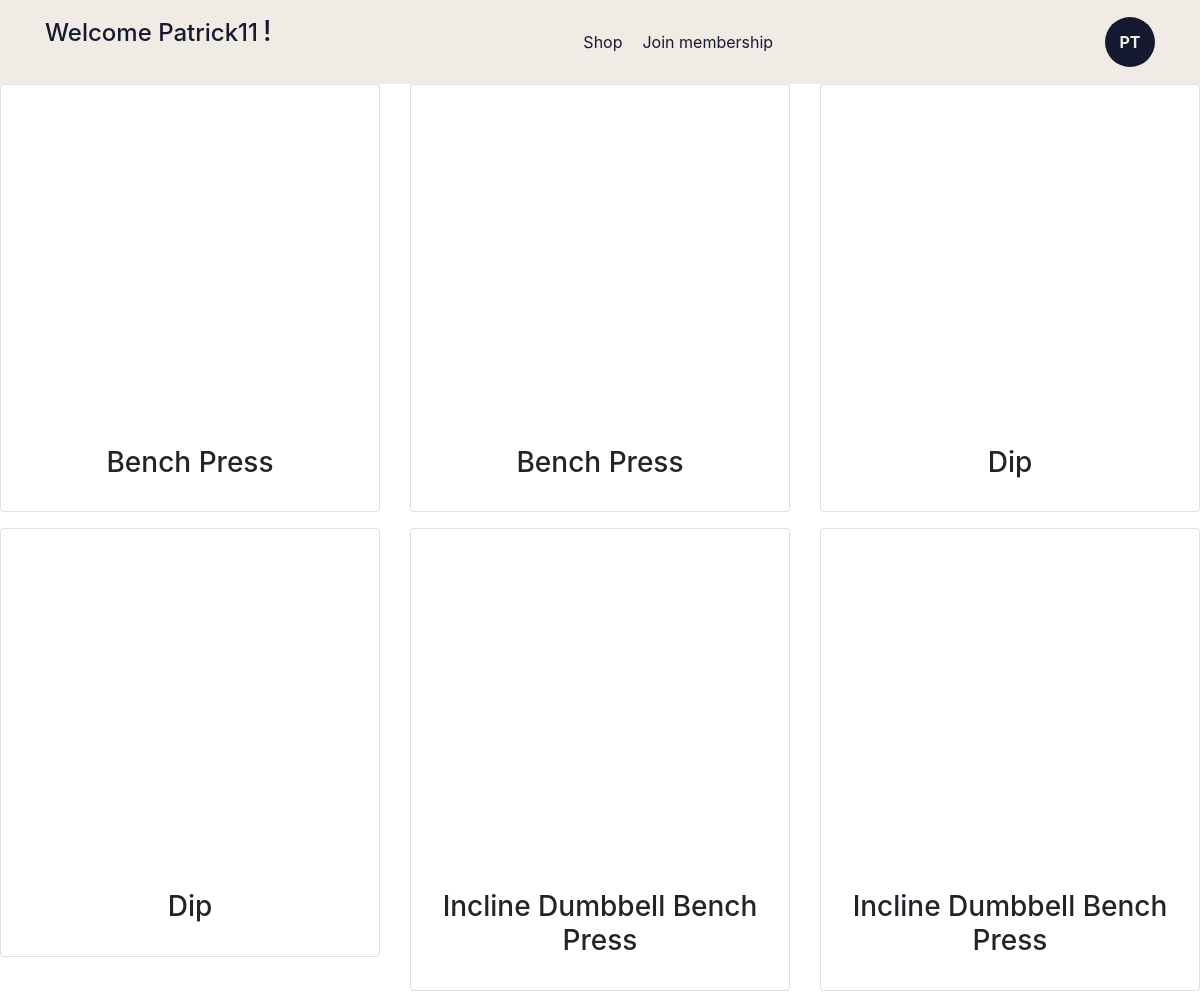
The app's page /User/new_home_screen.php (signed in) with its own data.
### tables this page shows
CREATE TABLE `user_info` (
  `userID` int(11) NOT NULL,
  `fname` varchar(100) NOT NULL,
  `lname` varchar(100) NOT NULL,
  `sex` varchar(50) NOT NULL,
  `birthdate` date NOT NULL,
  `address` varchar(255) NOT NULL,
  `phoneNumber` varchar(50) NOT NULL,
  `username` varchar(255) NOT NULL,
  `password` varchar(255) NOT NULL,
  `confirm_password` varchar(255) NOT NULL
);

CREATE TABLE `training_guide` (
  `training_id` int(11) NOT NULL,
  `training_name` varchar(255) NOT NULL,
  `training_video_link` varchar(255) NOT NULL
);

### User/new_home_screen.php (the view, shortened to what this page needs)
<!DOCTYPE html>
<html lang="en">
<head>
    <link rel="stylesheet" href="https://stackpath.bootstrapcdn.com/bootstrap/4.3.1/css/bootstrap.min.css">
    <link rel="stylesheet" href="home.css">
</head>
<body>
<?php
    require "db_conn.php";
    if (isset($_SESSION['username'])) {
        $username = $_SESSION['username'];
    $user_info = "SELECT * FROM user_info WHERE username='$username'";
    $result_user_info = mysqli_query($conn, $user_info);
    if ($result_user_info) {
        if (mysqli_num_rows($result_user_info) > 0) {
            $row = mysqli_fetch_assoc($result_user_info);
            $fname = $row['fname'];
            $lname = $row['lname'];
        }
    }
?>
<header class="header-area header-sticky">
    <div class="container">
        <div class="row">
            <div class="col-12">
                <nav class="main-nav">
                    <h2>Welcome <?php echo $username?></h2>
                    <ul class="nav">
                        <li><a href="indexshop.php">Shop</a></li>
                        <?php
                        $selectToConfirm = "SELECT Count(user_info.username) AS Count FROM user_info INNER JOIN membership ON user_info.userID = membership.userID WHERE username='$username'";
                        $resultToConfirm = mysqli_query($conn, $selectToConfirm);
                        if ($resultToConfirm) {
                            if (mysqli_num_rows($resultToConfirm) > 0) {
                                $row = mysqli_fetch_assoc($resultToConfirm);
                                    if($row['Count'] > 0) {
                                        ?>
                                        <li><a href="track_progress.php">Track Progress</a></li>
                                        <li><a href="schedule_workout.php">Schedule Workout</a></li>
                                        <?php
                                    }else {
                                        ?>
                                        <li><a href="membership_form.php">Join membership</a></li>
                                        <?php
                                    }
                                }
                            }
                        ?>
                    </ul>
                <a href="profile_view.php">
                    <div class="profile-avatar">
                        <span><?php echo strtoupper(substr($fname, 0, 1) . substr($lname, 0, 1)) ?></span>
                    </div>
                </a>
                </nav>
            </div>
        </div>
    </div>
</header>
<?php
    $select_training_guides = mysqli_query($conn, "SELECT * FROM training_guide");
    if ($select_training_guides) {
        if (mysqli_num_rows($select_training_guides) > 0) {
            echo '<div class="container">';
            $count = 0;
            while ($row =  mysqli_fetch_assoc($select_training_guides)) {
                $training_name = $row['training_name'];
                $videoURL = $row['training_video_link'];
                $convertURL = str_replace("watch?v=", "embed/", $videoURL);
                if ($count % 3 == 0) {
                    echo '</div><div class="row">';
                }
                ?>
                <div class="col-md-4 mb-3">
                    <div class="card" style="width: 100%; max-width: 750px;">
                        <div style="position: relative; padding-bottom: 90.25%;">
                            <iframe style="position: absolute; top: 0; left: 0; width: 100%; height: 100%;"
                                src="<?php echo $convertURL; ?>"
                                title="YouTube video player" frameborder="0"
                                allow="accelerometer; autoplay; clipboard-write; encrypted-media; gyroscope; picture-in-picture; web-share"
                                allowfullscreen>
                            </iframe>
                        </div>
                        <div class="card-body text-center">
                            <h3 class="card-title"><?php echo $training_name ;?></h3>
                        </div>
                    </div>
                </div>
                <?php
                $count++;
            }
            echo '</div></div>';
        } else {
            echo 'No records';
        }
    }
?>
<?php
    }else {
         echo "You need to log in";
        header('Refresh:2; URL=index.html');
    }
?>
</body>
</html>

### User/home.css (style rules this page uses)
h2 { font-size: 24px; color: #161A30; margin-bottom: 20px; }
h2::after { content: '!'; color: #161A30; font-size: 28px; margin-left: 5px; }
.header-area { background-color: #F0ECE5; padding: 15px 0; }
.main-nav { display: flex; justify-content: space-between; align-items: center; }
.nav { list-style: none; margin: 0; padding: 0; display: flex; }
.nav li { margin-right: 20px; }
.nav a { text-decoration: none; color: #161A30; font-size: 16px; transition: color 0.3s; }
.profile-avatar { width: 50px; height: 50px; background-color: #161A30; border-radius: 50%; cursor: pointer; display: flex; justify-content: center; align-items: center; color: #F0ECE5; font-weight: bold; }

### records on screen
user_info: substr($fname, 0, 1) . substr($lname, 0, 1) "PT"
training_guide: training_name "Bench Press"
training_guide: training_name "Bench Press"
training_guide: training_name "Dip"
training_guide: training_name "Dip"
training_guide: training_name "Incline Dumbbell Bench Press"
training_guide: training_name "Incline Dumbbell Bench Press"

### other values on screen
$username "Patrick11"
